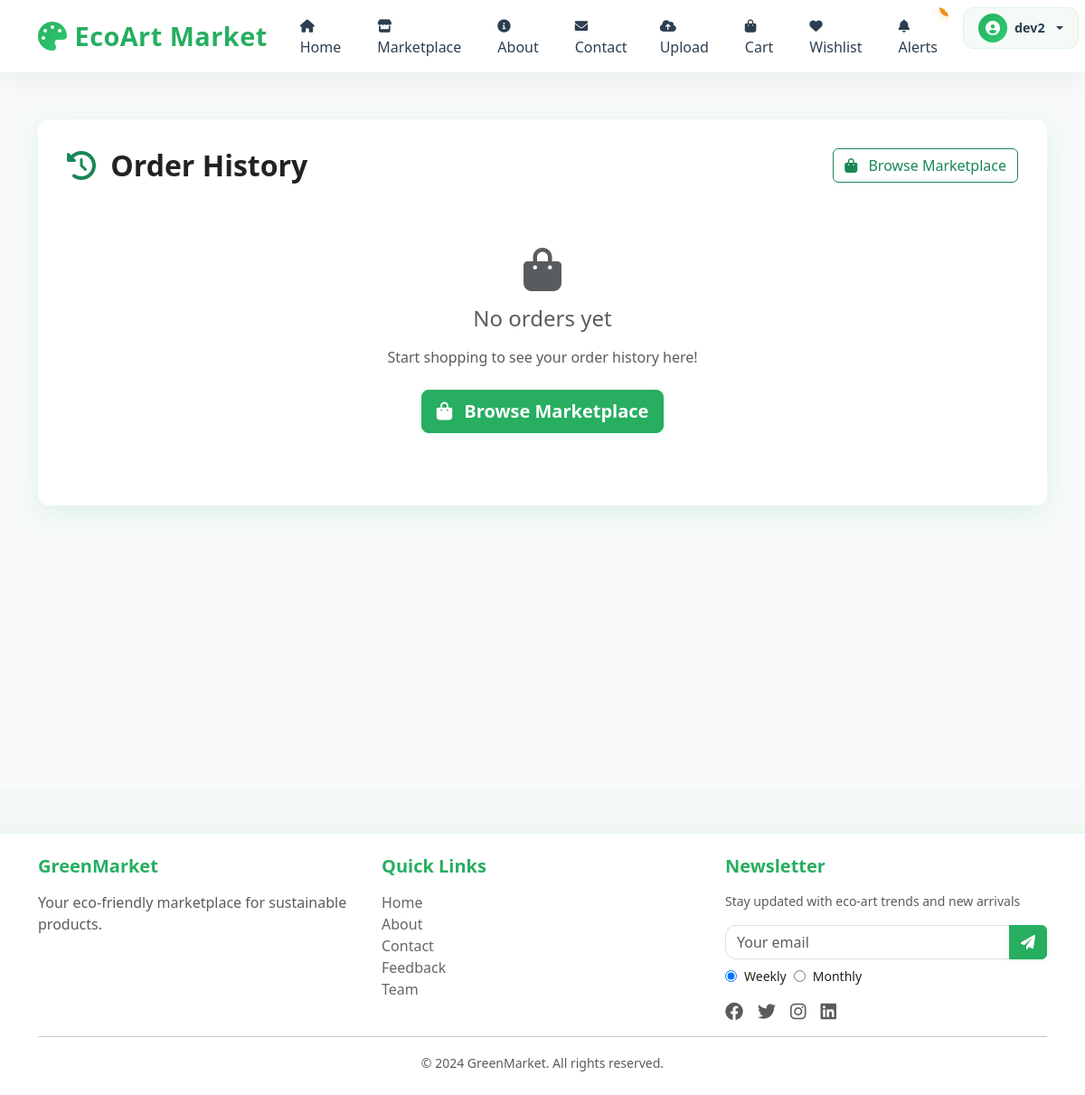
/orders/ (signed in), run on an earlier commit of the app's database.
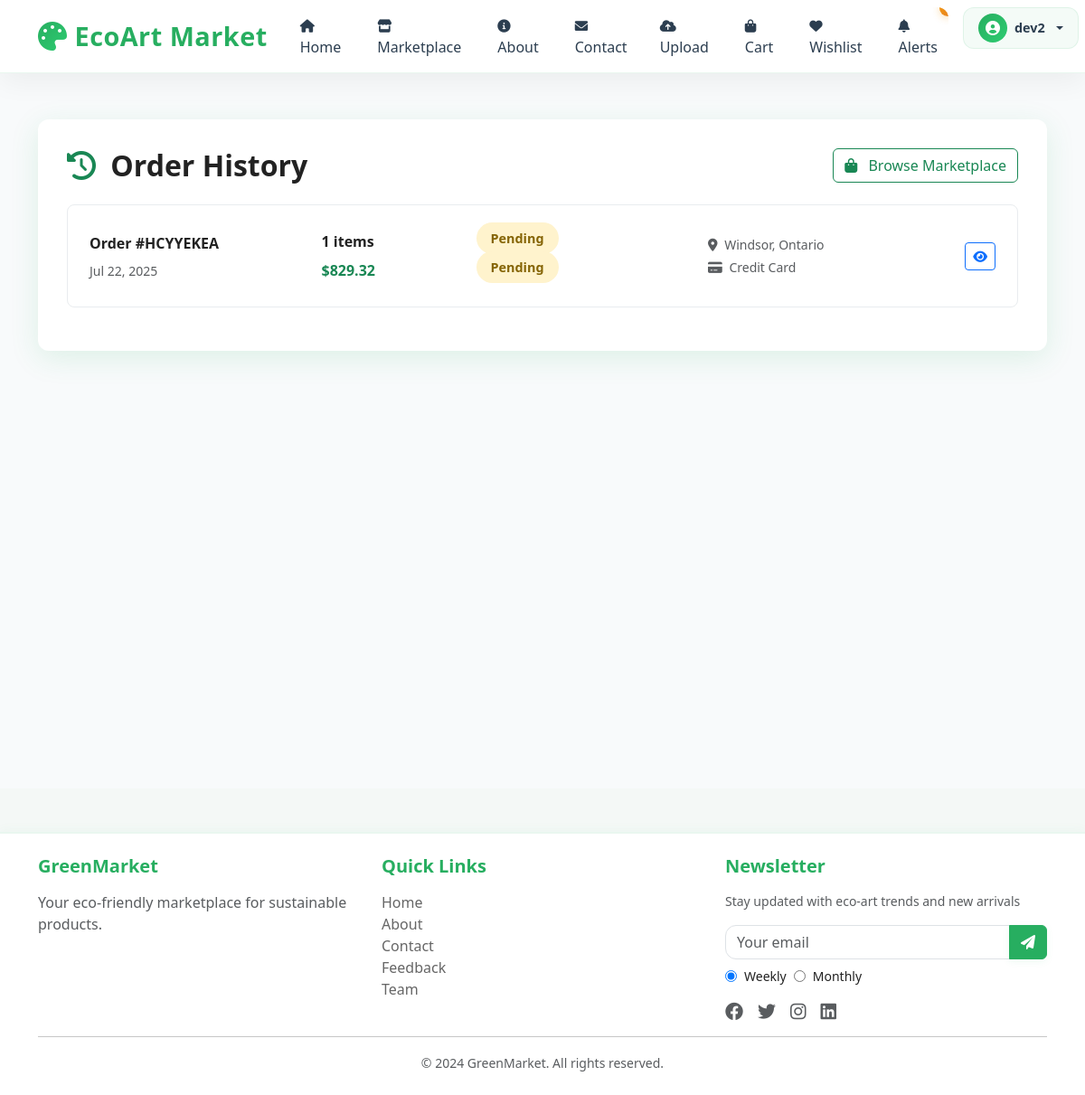
And on a later commit of the database.
### market/models.py (models this page shows, shortened)
class Order(models.Model):
    STATUS_CHOICES = [
        ('pending', 'Pending'),
        ('processing', 'Processing'),
        ('shipped', 'Shipped'),
        ('delivered', 'Delivered'),
        ('cancelled', 'Cancelled'),
    ]
    PAYMENT_STATUS_CHOICES = [
        ('pending', 'Pending'),
        ('paid', 'Paid'),
        ('failed', 'Failed'),
        ('refunded', 'Refunded'),
    ]
    PAYMENT_METHOD_CHOICES = [
        ('credit_card', 'Credit Card'),
        ('paypal', 'PayPal'),
        ('bank_transfer', 'Bank Transfer'),
        ('cash_on_delivery', 'Cash on Delivery'),
    ]
    user = models.ForeignKey(User, on_delete=models.CASCADE, related_name='orders')
    order_number = models.CharField(max_length=20, unique=True)
    status = models.CharField(max_length=20, choices=STATUS_CHOICES, default='pending')
    payment_status = models.CharField(max_length=20, choices=PAYMENT_STATUS_CHOICES, default='pending')
    payment_method = models.CharField(max_length=20, choices=PAYMENT_METHOD_CHOICES)
    shipping_address = models.TextField()
    shipping_city = models.CharField(max_length=100)
    shipping_state = models.CharField(max_length=100)
    shipping_zip_code = models.CharField(max_length=20)
    shipping_country = models.CharField(max_length=100)
    shipping_phone = models.CharField(max_length=20)
    subtotal = models.DecimalField(max_digits=10, decimal_places=2)
    shipping_cost = models.DecimalField(max_digits=10, decimal_places=2, default=Decimal('0.00'))
    tax = models.DecimalField(max_digits=10, decimal_places=2, default=Decimal('0.00'))
    total = models.DecimalField(max_digits=10, decimal_places=2)
    created_at = models.DateTimeField(auto_now_add=True)
    updated_at = models.DateTimeField(auto_now=True)
    paid_at = models.DateTimeField(null=True, blank=True)
    shipped_at = models.DateTimeField(null=True, blank=True)
    notes = models.TextField(blank=True, null=True)
    class Meta:
        ordering = ['-created_at']
    @property
    def item_count(self):
        return sum(item.quantity for item in self.items.all())

class OrderItem(models.Model):
    order = models.ForeignKey(Order, on_delete=models.CASCADE, related_name='items')
    product = models.ForeignKey(Product, on_delete=models.CASCADE)
    quantity = models.PositiveIntegerField(default=1)
    price = models.DecimalField(max_digits=10, decimal_places=2)  # Price at time of order

### market/views.py (the view)
# urls.py: path('orders/', OrderHistoryView.as_view(), name='order_history'),
class OrderHistoryView(LoginRequiredMixin, View):
    def get(self, request):
        orders = Order.objects.filter(user=request.user).order_by('-created_at')
        return render(request, 'market/order_history.html', {'orders': orders})

### market/templates/market/order_history.html (shortened to what this page needs)
{% extends 'market/base.html' %}
{% block content %}
<div class="orders-bg">
    <div class="container">
        <div class="orders-card">
            <div class="d-flex justify-content-between align-items-center mb-4">
                <h2 class="fw-bold mb-0">
                    <i class="fas fa-history text-success me-2"></i>
                    Order History
                </h2>
                <a href="{% url 'marketplace' %}" class="btn btn-outline-success">
                    <i class="fas fa-shopping-bag me-2"></i>
                    Browse Marketplace
                </a>
            </div>
            {% if orders %}
                {% for order in orders %}
                <div class="order-item">
                    <div class="row align-items-center">
                        <div class="col-md-3">
                            <div class="mb-2">
                                <strong>Order #{{ order.order_number }}</strong>
                            </div>
                            <div class="text-muted small">
                                {{ order.created_at|date:"M d, Y" }}
                            </div>
                        </div>
                        <div class="col-md-2">
                            <div class="mb-2">
                                <strong>{{ order.item_count }} items</strong>
                            </div>
                            <div class="text-success fw-bold">
                                ${{ order.total }}
                            </div>
                        </div>
                        <div class="col-md-3">
                            <div class="mb-2">
                                <span class="status-badge status-{{ order.status }}">
                                    {{ order.get_status_display }}
                                </span>
                            </div>
                            <div class="mb-2">
                                <span class="status-badge payment-{{ order.payment_status }}">
                                    {{ order.get_payment_status_display }}
                                </span>
                            </div>
                        </div>
                        <div class="col-md-3">
                            <div class="text-muted small mb-1">
                                <i class="fas fa-map-marker-alt me-1"></i>
                                {{ order.shipping_city }}, {{ order.shipping_state }}
                            </div>
                            <div class="text-muted small">
                                <i class="fas fa-credit-card me-1"></i>
                                {{ order.get_payment_method_display }}
                            </div>
                        </div>
                        <div class="col-md-1 text-end">
                            <a href="{% url 'order_detail' order.id %}" class="btn btn-outline-primary btn-sm">
                                <i class="fas fa-eye"></i>
                            </a>
                        </div>
                    </div>
                </div>
                {% endfor %}
            {% else %}
                <div class="text-center py-5">
                    <i class="fas fa-shopping-bag fa-3x text-muted mb-3"></i>
                    <h4 class="text-muted mb-3">No orders yet</h4>
                    <p class="text-muted mb-4">Start shopping to see your order history here!</p>
                    <a href="{% url 'marketplace' %}" class="btn btn-success btn-lg">
                        <i class="fas fa-shopping-bag me-2"></i>
                        Browse Marketplace
                    </a>
                </div>
            {% endif %}
        </div>
    </div>
</div>
{% endblock %}

### market/templates/market/base.html (shortened to what this page needs)
<!DOCTYPE html>
<html lang="en">
<head>
    <link href="https://cdn.jsdelivr.net/npm/bootstrap@5.3.0/dist/css/bootstrap.min.css" rel="stylesheet">
    <link rel="stylesheet" href="https://cdnjs.cloudflare.com/ajax/libs/font-awesome/6.0.0/css/all.min.css">
</head>
<body>
    <nav class="navbar navbar-expand-lg navbar-light fixed-top" id="mainNavbar">
        <div class="container">
            <a class="navbar-brand" href="{% url 'home' %}">
                <i class="fas fa-palette brand-icon"></i>
                <span class="brand-text">EcoArt Market</span>
            </a>
            <div class="collapse navbar-collapse" id="navbarNav">
                <ul class="navbar-nav me-auto">
                    <li class="nav-item">
                        <a class="nav-link {% if request.path == '/' %}active{% endif %}" href="{% url 'home' %}">
                            <i class="fas fa-home nav-icon"></i>
                            <span>Home</span>
                        </a>
                    </li>
                    <li class="nav-item">
                        <a class="nav-link {% if request.path == '/market/' %}active{% endif %}" href="{% url 'marketplace' %}">
                            <i class="fas fa-store nav-icon"></i>
                            <span>Marketplace</span>
                        </a>
                    </li>
                    <li class="nav-item">
                        <a class="nav-link {% if request.path == '/about/' %}active{% endif %}" href="{% url 'about' %}">
                            <i class="fas fa-info-circle nav-icon"></i>
                            <span>About</span>
                        </a>
                    </li>
                    <li class="nav-item">
                        <a class="nav-link {% if request.path == '/contact/' %}active{% endif %}" href="{% url 'contact' %}">
                            <i class="fas fa-envelope nav-icon"></i>
                            <span>Contact</span>
                        </a>
                    </li>
                </ul>
                <ul class="navbar-nav user-nav">
                    {% if user.is_authenticated %}
                        <li class="nav-item nav-action-item">
                            <a class="nav-link action-link {% if request.path == '/upload/' %}active{% endif %}" href="{% url 'upload' %}">
                                <i class="fas fa-cloud-upload-alt nav-icon"></i>
                                <span>Upload</span>
                            </a>
                        </li>
                        <li class="nav-item nav-action-item">
                            <a class="nav-link position-relative {% if request.path == '/cart/' %}active{% endif %}" href="{% url 'cart' %}">
                                <i class="fas fa-shopping-bag nav-icon"></i>
                                <span>Cart</span>
                            </a>
                        </li>
                        <li class="nav-item nav-action-item">
                            <a class="nav-link position-relative {% if request.path == '/wishlist/' %}active{% endif %}" href="{% url 'wishlist' %}">
                                <i class="fas fa-heart nav-icon"></i>
                                <span>Wishlist</span>
                            </a>
                        </li>
                        <li class="nav-item nav-action-item">
                            <a class="nav-link position-relative {% if request.path == '/notifications/' %}active{% endif %}" href="{% url 'notifications' %}">
                                <i class="fas fa-bell nav-icon"></i>
                                <span>Alerts</span>
                                {% if unread_notification_count > 0 %}
                                    <span class="nav-badge notification-badge pulse">{{ unread_notification_count }}</span>
                                {% endif %}
                            </a>
                        </li>
                        <li class="nav-item dropdown nav-user-dropdown">
                            <a class="nav-link dropdown-toggle user-menu" href="#" id="userDropdown" role="button" data-bs-toggle="dropdown" aria-expanded="false">
                                <div class="user-avatar">
                                    {% if user.profile.profile_picture %}
                                        <img src="{{ user.profile.profile_picture.url }}" alt="{{ user.username }}" class="avatar-img">
                                    {% else %}
                                        <i class="fas fa-user-circle"></i>
                                    {% endif %}
                                </div>
                                <span class="user-name">{{ user.username }}</span>
                            </a>
                        </li>
                    {% endif %}
                </ul>
            </div>
        </div>
    </nav>
    <div class="mt-5 pt-4">
        {% block content %}{% endblock %}
    </div>
    <footer class="footer mt-5 py-4">
        <div class="container">
            <div class="row">
                <div class="col-md-4">
                    <h5 class="mb-3">GreenMarket</h5>
                    <p class="text-muted">Your eco-friendly marketplace for sustainable products.</p>
                </div>
                <div class="col-md-4">
                    <h5 class="mb-3">Quick Links</h5>
                    <ul class="list-unstyled">
                        <li><a href="{% url 'home' %}" class="text-decoration-none">Home</a></li>
                        <li><a href="{% url 'about' %}" class="text-decoration-none">About</a></li>
                        <li><a href="{% url 'contact' %}" class="text-decoration-none">Contact</a></li>
                        <li><a href="{% url 'user_feedback' %}" class="text-decoration-none">Feedback</a></li>
                        <li><a href="{% url 'team' %}" class="text-decoration-none">Team</a></li>
                    </ul>
                </div>
                <div class="col-md-4">
                    <h5 class="mb-3">Newsletter</h5>
                    <p class="text-muted small">Stay updated with eco-art trends and new arrivals</p>
                    <form id="newsletter-form" onsubmit="subscribeNewsletter(event)">
                        <div class="input-group mb-2">
                            <input type="email" class="form-control" name="email" placeholder="Your email" required>
                            <button class="btn btn-success" type="submit">
                                <i class="fas fa-paper-plane"></i>
                            </button>
                        </div>
                        <div class="d-flex gap-2 mb-2">
                            <input type="radio" name="frequency" value="weekly" id="weekly" checked>
                            <label for="weekly" class="form-check-label small">Weekly</label>
                            <input type="radio" name="frequency" value="monthly" id="monthly">
                            <label for="monthly" class="form-check-label small">Monthly</label>
                        </div>
                    </form>
                    <div class="d-flex gap-3 mt-3">
                        <a href="#" class="text-muted"><i class="fab fa-facebook fa-lg"></i></a>
                        <a href="#" class="text-muted"><i class="fab fa-twitter fa-lg"></i></a>
                        <a href="#" class="text-muted"><i class="fab fa-instagram fa-lg"></i></a>
                        <a href="#" class="text-muted"><i class="fab fa-linkedin fa-lg"></i></a>
                    </div>
                </div>
            </div>
            <hr>
            <div class="text-center text-muted">
                <small>&copy; 2024 GreenMarket. All rights reserved.</small>
            </div>
        </div>
    </footer>
</body>
</html>

What changed in the data, as far as the page shows it:
added Order: order_number "HCYYEKEA", created_at "Jul 22, 2025", item_count "1", total "829.32", status "Pending", payment_status "Pending", shipping_city "Windsor", shipping_state "Ontario", payment_method "Credit Card"
Also different on the page:
text no longer shown: "No orders yet Start shopping to see your order history here! Browse Marketplace"
